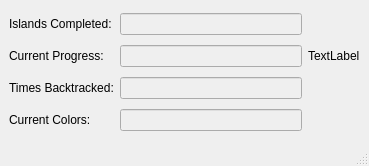
<?xml version="1.0" encoding="UTF-8"?>
<ui version="4.0">
 <class>ColorProgressIndicator</class>
 <widget class="QMainWindow" name="ColorProgressIndicator">
  <property name="geometry">
   <rect>
    <x>0</x>
    <y>0</y>
    <width>369</width>
    <height>166</height>
   </rect>
  </property>
  <property name="windowTitle">
   <string>MainWindow</string>
  </property>
  <widget class="QWidget" name="centralwidget">
   <layout class="QGridLayout" name="gridLayout">
    <item row="3" column="0">
     <widget class="QLabel" name="label_4">
      <property name="text">
       <string>Times Backtracked:</string>
      </property>
     </widget>
    </item>
    <item row="4" column="0">
     <widget class="QLabel" name="label_5">
      <property name="text">
       <string>Current Colors:</string>
      </property>
     </widget>
    </item>
    <item row="1" column="0">
     <widget class="QLabel" name="label_3">
      <property name="text">
       <string>Current Progress:</string>
      </property>
     </widget>
    </item>
    <item row="0" column="0">
     <widget class="QLabel" name="label_2">
      <property name="text">
       <string>Islands Completed:</string>
      </property>
     </widget>
    </item>
    <item row="0" column="1">
     <widget class="QLineEdit" name="IslandsCompleted">
      <property name="enabled">
       <bool>false</bool>
      </property>
     </widget>
    </item>
    <item row="1" column="1">
     <widget class="QLineEdit" name="CurrentProgress">
      <property name="enabled">
       <bool>false</bool>
      </property>
     </widget>
    </item>
    <item row="3" column="1">
     <widget class="QLineEdit" name="TimesBacktracked">
      <property name="enabled">
       <bool>false</bool>
      </property>
     </widget>
    </item>
    <item row="4" column="1">
     <widget class="QLineEdit" name="CurrentColors">
      <property name="enabled">
       <bool>false</bool>
      </property>
     </widget>
    </item>
    <item row="1" column="3" colspan="2">
     <widget class="QLabel" name="Spinner">
      <property name="text">
       <string>TextLabel</string>
      </property>
     </widget>
    </item>
   </layout>
  </widget>
  <widget class="QStatusBar" name="statusbar"/>
 </widget>
 <resources/>
 <connections/>
</ui>
